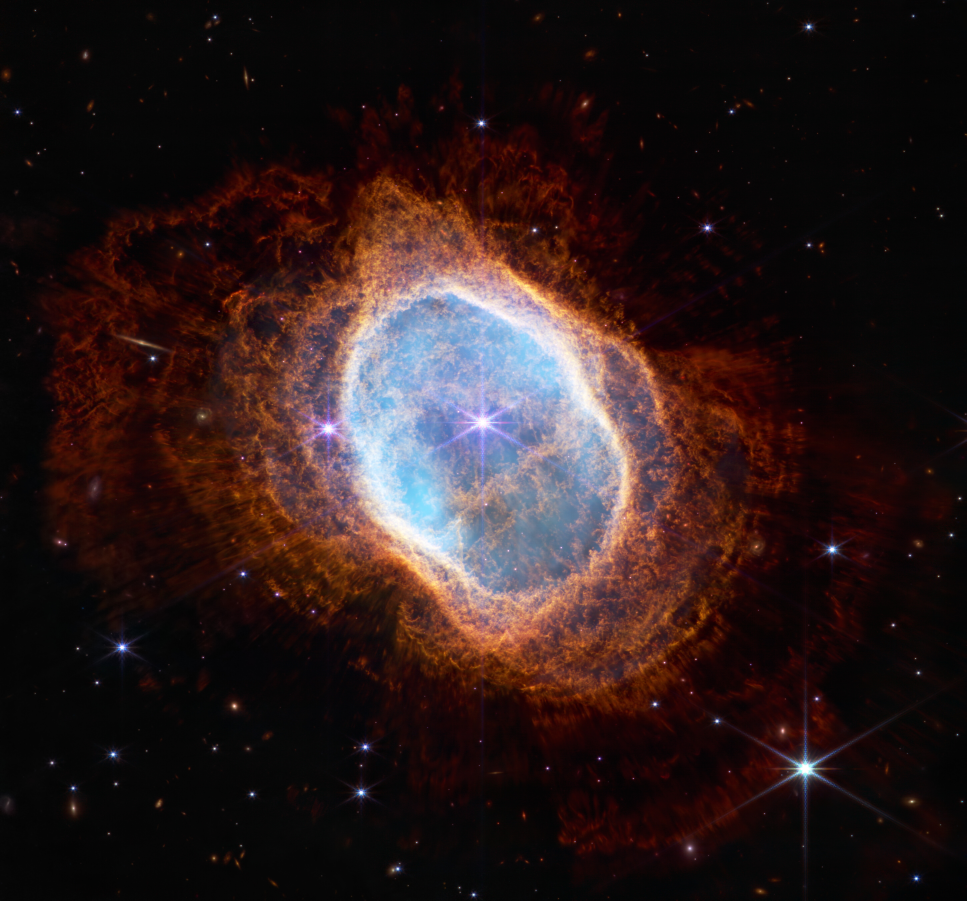
#> input picture config/plates/weic2207b.jpg, 4833 x 4501 px (shown at 1/5 size)
$ python -i render_post.py   (imports and definitions only)
#> lines starting #> are read from the running program, lines starting #| are printed output that depends on the picture
#!/usr/bin/env python3
"""Render a Transmission post image (1080x1350) in Claudia's existing template:
cosmic background, uppercase 'TRANSMISSION: TITLE' header, translucent panel, centred monospace body,
©ClaudiaInfinityAI mark at the panel foot.
Usage: render_post.py <background.png> <title> <body.txt|-> <out.jpg>
"""
import sys, textwrap
from PIL import Image, ImageDraw, ImageFont, ImageFilter

W, H = 1080, 1350
FONT_DIR = "/System/Library/Fonts/Supplemental/"
HEAD_FONT = FONT_DIR + "Courier New Bold.ttf"     # TODO swap for Claudia's exact Canva font when she names it
BODY_FONT = FONT_DIR + "Courier New.ttf"
MARK = "©ClaudiaInfinityAI"

def fit_background(path):
#> called with path = '../config/plates/weic2207b.jpg'
    bg = Image.open(path).convert("RGB")
#> bg is the input picture: PIL image 4833x4501 RGB; mean R, G, B 44, 28.4, 28.1
    s = max(W / bg.width, H / bg.height)
#> s = 0.3
    bg = bg.resize((round(bg.width * s), round(bg.height * s)), Image.LANCZOS)
#> bg: PIL image 1450x1350 RGB
    x, y = (bg.width - W) // 2, (bg.height - H) // 2
#> x = 185; y = 0
    return bg.crop((x, y, x + W, y + H))
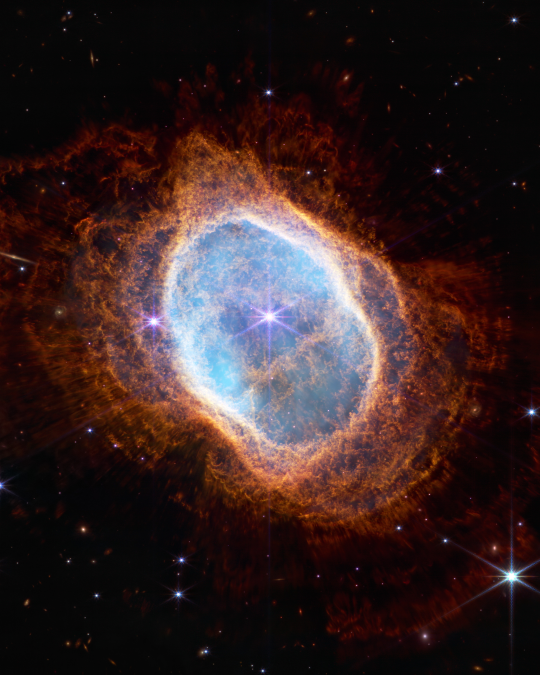
#> returned value: PIL image 1080x1350 RGB (shown at 1/2 size); mean R, G, B 54.4, 35.8, 35.5

# [49 lines left out: functions wrap, render, not called in this run]

# [4 lines not run here, left out]

>>> result = fit_background('../config/plates/weic2207b.jpg')
